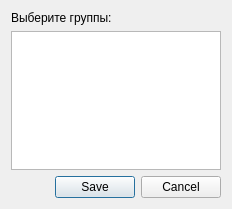
<?xml version="1.0" encoding="UTF-8"?>
<ui version="4.0">
 <class>GroupsDialog</class>
 <widget class="QDialog" name="GroupsDialog">
  <property name="geometry">
   <rect>
    <x>0</x>
    <y>0</y>
    <width>232</width>
    <height>209</height>
   </rect>
  </property>
  <property name="windowTitle">
   <string>Редактор групп</string>
  </property>
  <layout class="QVBoxLayout" name="verticalLayout">
   <item>
    <widget class="QLabel" name="label">
     <property name="text">
      <string>Выберите группы:</string>
     </property>
    </widget>
   </item>
   <item>
    <widget class="GroupsListWidget" name="groupsListWidget"/>
   </item>
   <item>
    <widget class="QDialogButtonBox" name="buttonBox">
     <property name="orientation">
      <enum>Qt::Horizontal</enum>
     </property>
     <property name="standardButtons">
      <set>QDialogButtonBox::Cancel|QDialogButtonBox::Save</set>
     </property>
    </widget>
   </item>
  </layout>
 </widget>
 <customwidgets>
  <customwidget>
   <class>GroupsListWidget</class>
   <extends>QListWidget</extends>
   <header>groupslistwidget.h</header>
  </customwidget>
 </customwidgets>
 <resources/>
 <connections/>
</ui>
